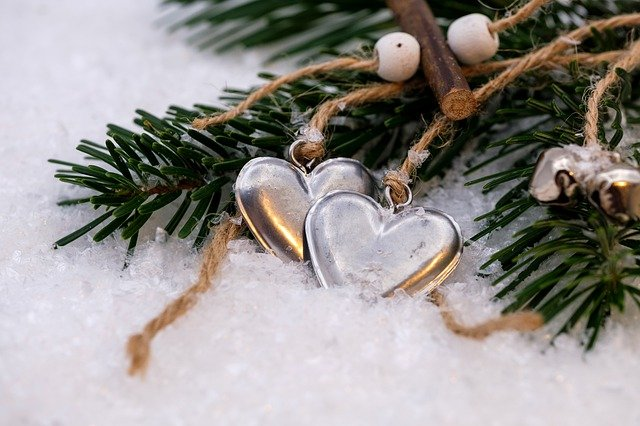
#> input picture b.jpg, 640 x 426 px
$ jupyter execute Untitled2.ipynb
#> lines starting #> are read from the running program, lines starting #| are printed output that depends on the picture
[cell 1]
import cv2
import numpy as np

img1 = np.empty((200, 300), dtype=np.uint8)#그레이스케일 이미지
img2 = np.zeros((200, 300, 3), dtype=np.uint8)#칼라 이미지
img3 = np.ones((200, 300), dtype=np.uint8)*255 #그레이스케일 이미지. 흰바탕
img4 = np.full((200, 300, 3), (0, 255, 255), dtype=np.uint8) #칼라 이미지의 노란바탕

cv2.imshow('img1', img1)
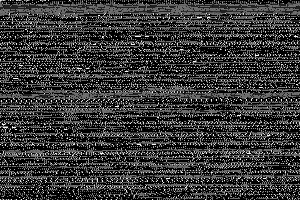
#> window 'img1': shape (200, 300); min 0, max 255, mean 56.3
cv2.imshow('img2', img2)
cv2.imshow('img3', img3)
cv2.imshow('img4', img4)
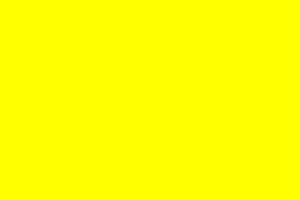
#> window 'img4': shape (200, 300, 3); mean B, G, R 0, 255, 255

cv2.waitKey(0)   #키보드 입력 대기. 입력한 키값 반환
cv2.destroyAllWindows()  #모든 윈도우 창 닫음

[cell 2]
import cv2

fname = 'b.jpg'

original = cv2.imread(fname, cv2.IMREAD_COLOR)
#> original is the input picture: shape (426, 640, 3); mean B, G, R 141.3, 144.5, 149
gray = cv2.imread(fname, cv2.IMREAD_GRAYSCALE)
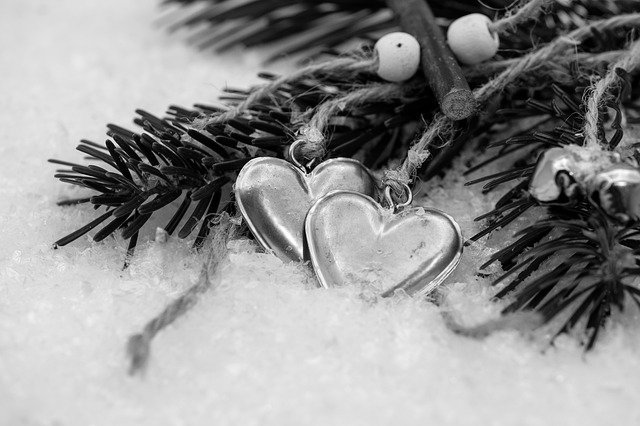
#> gray: shape (426, 640); min 0, max 255, mean 145.4
unchange = cv2.imread(fname, cv2.IMREAD_UNCHANGED)

cv2.imshow('Original', original)
cv2.imshow('Gray', gray)
cv2.imshow('Unchange', unchange)

cv2.waitKey(0)   #키보드 입력 대기. 입력한 키값 반환
cv2.destroyAllWindows()  #모든 윈도우 창 닫음

$ run again, with face1.jpg copied over b.jpg
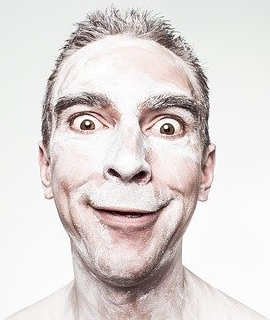
#> input picture face1.jpg, 270 x 320 px
#> original is the input picture: shape (320, 270, 3); mean B, G, R 214.8, 216.5, 223.6
#> `gray = cv2.imread(fname, cv2.IMREAD_GRAYSCALE)`:
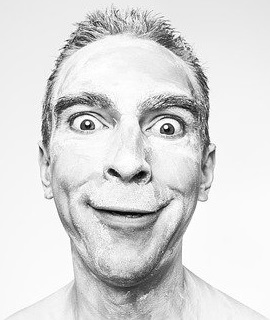
#> gray: shape (320, 270); min 0, max 255, mean 218.4

$ run again, with face2.jpg copied over b.jpg
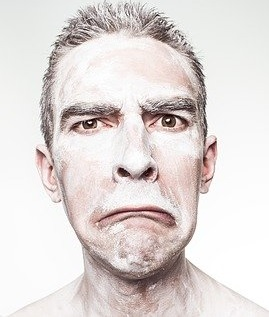
#> input picture face2.jpg, 269 x 317 px
#> original is the input picture: shape (317, 269, 3); mean B, G, R 216.4, 218.2, 225.3
#> `gray = cv2.imread(fname, cv2.IMREAD_GRAYSCALE)`:
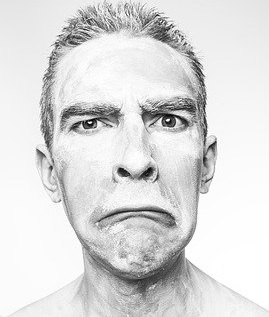
#> gray: shape (317, 269); min 0, max 255, mean 220.1
